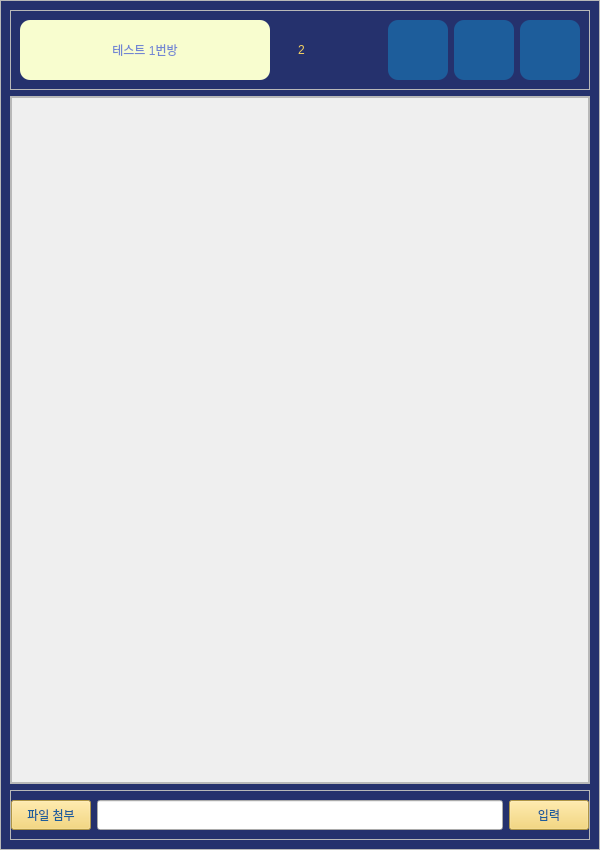
<?xml version="1.0" encoding="UTF-8"?>
<ui version="4.0">
 <class>talk_room_widget</class>
 <widget class="QWidget" name="talk_room_widget">
  <property name="geometry">
   <rect>
    <x>0</x>
    <y>0</y>
    <width>600</width>
    <height>850</height>
   </rect>
  </property>
  <property name="windowTitle">
   <string>Form</string>
  </property>
  <property name="styleSheet">
   <string notr="true">#talk_room_widget {
	background-color: #25316D;
	color: #1D5D9B;
}


QLabel{
	color: #1D5D9B;
	font: bold 16pt &quot;나눔고딕&quot;;
}

QPushButton{
	background-color:#F4D160;
	color: #1D5D9B;
	font: bold 12pt &quot;나눔고딕&quot;;
}

QPushButton:hover{
	background-color:#FFFF9D;
}

QPushButton:pressed{
	background-color:#FEF5AC;
}

#header_frame QPushButton
{
	background-color:#1D5D9B;
	border-radius:10px;
}

#header_frame QPushButton:hover
{
	background-color:#B0DAFF;
}

#header_frame QPushButton:pressed
{
	background-color:#9AC5F4;
}

#widget_title_wrapper{
	background-color:#F8FDCF;
	border-radius:10px;
}


#widget_title_wrapper #label_member_count{
	color: #453C67;
}
#header_frame #label_member_count:hover{
	color: #FBEEAC
}


#label_title{
	font: bold 20pt &quot;나눔고딕&quot;;
	color: #7286D3;
}
#label_member_count{
	font: bold 15pt &quot;나눔고딕&quot;;
	color: #F4D160;
}

QLineEdit{
	color: #1D5D9B;
	font: bold 12pt &quot;나눔고딕&quot;;
}
</string>
  </property>
  <layout class="QVBoxLayout" name="verticalLayout">
   <property name="spacing">
    <number>0</number>
   </property>
   <property name="leftMargin">
    <number>0</number>
   </property>
   <property name="topMargin">
    <number>0</number>
   </property>
   <property name="rightMargin">
    <number>0</number>
   </property>
   <property name="bottomMargin">
    <number>0</number>
   </property>
   <item>
    <widget class="QFrame" name="frame_3">
     <property name="frameShape">
      <enum>QFrame::StyledPanel</enum>
     </property>
     <property name="frameShadow">
      <enum>QFrame::Raised</enum>
     </property>
     <layout class="QVBoxLayout" name="verticalLayout_3">
      <item>
       <widget class="QFrame" name="header_frame">
        <property name="frameShape">
         <enum>QFrame::StyledPanel</enum>
        </property>
        <property name="frameShadow">
         <enum>QFrame::Raised</enum>
        </property>
        <layout class="QHBoxLayout" name="horizontalLayout_2">
         <item>
          <widget class="QWidget" name="widget_title_wrapper" native="true">
           <property name="minimumSize">
            <size>
             <width>250</width>
             <height>0</height>
            </size>
           </property>
           <layout class="QHBoxLayout" name="horizontalLayout_3">
            <item>
             <widget class="QLabel" name="label_title">
              <property name="text">
               <string>테스트 1번방</string>
              </property>
              <property name="alignment">
               <set>Qt::AlignCenter</set>
              </property>
             </widget>
            </item>
           </layout>
          </widget>
         </item>
         <item>
          <widget class="QWidget" name="widget_member_count" native="true">
           <layout class="QHBoxLayout" name="horizontalLayout">
            <item>
             <widget class="QLabel" name="label_member_icon">
              <property name="text">
               <string/>
              </property>
              <property name="pixmap">
               <pixmap resource="../src_img/my_qrc.qrc">:/newPrefix/user.svg</pixmap>
              </property>
             </widget>
            </item>
            <item>
             <widget class="QLabel" name="label_member_count">
              <property name="text">
               <string>2</string>
              </property>
             </widget>
            </item>
           </layout>
          </widget>
         </item>
         <item>
          <spacer name="horizontalSpacer">
           <property name="orientation">
            <enum>Qt::Horizontal</enum>
           </property>
           <property name="sizeHint" stdset="0">
            <size>
             <width>40</width>
             <height>20</height>
            </size>
           </property>
          </spacer>
         </item>
         <item>
          <widget class="QPushButton" name="btn_member_plus">
           <property name="minimumSize">
            <size>
             <width>60</width>
             <height>60</height>
            </size>
           </property>
           <property name="maximumSize">
            <size>
             <width>60</width>
             <height>60</height>
            </size>
           </property>
           <property name="text">
            <string/>
           </property>
           <property name="icon">
            <iconset resource="../src_img/my_qrc.qrc">
             <normaloff>:/newPrefix/user-plus.svg</normaloff>:/newPrefix/user-plus.svg</iconset>
           </property>
           <property name="iconSize">
            <size>
             <width>40</width>
             <height>40</height>
            </size>
           </property>
          </widget>
         </item>
         <item>
          <widget class="QPushButton" name="btn_member_minus">
           <property name="minimumSize">
            <size>
             <width>60</width>
             <height>60</height>
            </size>
           </property>
           <property name="maximumSize">
            <size>
             <width>60</width>
             <height>60</height>
            </size>
           </property>
           <property name="text">
            <string/>
           </property>
           <property name="icon">
            <iconset resource="../src_img/my_qrc.qrc">
             <normaloff>:/newPrefix/log-out.svg</normaloff>:/newPrefix/log-out.svg</iconset>
           </property>
           <property name="iconSize">
            <size>
             <width>40</width>
             <height>40</height>
            </size>
           </property>
          </widget>
         </item>
         <item>
          <widget class="QPushButton" name="btn_flist_close">
           <property name="minimumSize">
            <size>
             <width>60</width>
             <height>60</height>
            </size>
           </property>
           <property name="maximumSize">
            <size>
             <width>60</width>
             <height>60</height>
            </size>
           </property>
           <property name="text">
            <string/>
           </property>
           <property name="icon">
            <iconset resource="../src_img/my_qrc.qrc">
             <normaloff>:/newPrefix/x-yellow.svg</normaloff>:/newPrefix/x-yellow.svg</iconset>
           </property>
           <property name="iconSize">
            <size>
             <width>40</width>
             <height>40</height>
            </size>
           </property>
          </widget>
         </item>
        </layout>
       </widget>
      </item>
      <item>
       <widget class="QFrame" name="frame_11">
        <property name="sizePolicy">
         <sizepolicy hsizetype="Preferred" vsizetype="Preferred">
          <horstretch>0</horstretch>
          <verstretch>1</verstretch>
         </sizepolicy>
        </property>
        <property name="frameShape">
         <enum>QFrame::StyledPanel</enum>
        </property>
        <property name="frameShadow">
         <enum>QFrame::Raised</enum>
        </property>
        <layout class="QHBoxLayout" name="horizontalLayout_9">
         <property name="leftMargin">
          <number>0</number>
         </property>
         <property name="topMargin">
          <number>0</number>
         </property>
         <property name="rightMargin">
          <number>0</number>
         </property>
         <property name="bottomMargin">
          <number>0</number>
         </property>
         <item>
          <widget class="QScrollArea" name="scrollArea">
           <property name="widgetResizable">
            <bool>true</bool>
           </property>
           <widget class="QWidget" name="chatting_area">
            <property name="geometry">
             <rect>
              <x>0</x>
              <y>0</y>
              <width>576</width>
              <height>684</height>
             </rect>
            </property>
            <layout class="QVBoxLayout" name="verticalLayout_2">
             <item>
              <widget class="QWidget" name="widget" native="true">
               <property name="styleSheet">
                <string notr="true"/>
               </property>
               <layout class="QVBoxLayout" name="verticalLayout_4"/>
              </widget>
             </item>
             <item>
              <widget class="QWidget" name="widget_2" native="true">
               <layout class="QVBoxLayout" name="verticalLayout_5">
                <item>
                 <spacer name="verticalSpacer">
                  <property name="orientation">
                   <enum>Qt::Vertical</enum>
                  </property>
                  <property name="sizeHint" stdset="0">
                   <size>
                    <width>20</width>
                    <height>640</height>
                   </size>
                  </property>
                 </spacer>
                </item>
               </layout>
              </widget>
             </item>
            </layout>
           </widget>
          </widget>
         </item>
        </layout>
       </widget>
      </item>
      <item>
       <widget class="QFrame" name="frame_9">
        <property name="minimumSize">
         <size>
          <width>0</width>
          <height>50</height>
         </size>
        </property>
        <property name="maximumSize">
         <size>
          <width>16777215</width>
          <height>50</height>
         </size>
        </property>
        <property name="frameShape">
         <enum>QFrame::StyledPanel</enum>
        </property>
        <property name="frameShadow">
         <enum>QFrame::Raised</enum>
        </property>
        <layout class="QHBoxLayout" name="horizontalLayout_10">
         <property name="leftMargin">
          <number>0</number>
         </property>
         <property name="topMargin">
          <number>0</number>
         </property>
         <property name="rightMargin">
          <number>0</number>
         </property>
         <property name="bottomMargin">
          <number>0</number>
         </property>
         <item>
          <widget class="QPushButton" name="btn_transfer_file">
           <property name="sizePolicy">
            <sizepolicy hsizetype="Minimum" vsizetype="Expanding">
             <horstretch>0</horstretch>
             <verstretch>0</verstretch>
            </sizepolicy>
           </property>
           <property name="minimumSize">
            <size>
             <width>0</width>
             <height>30</height>
            </size>
           </property>
           <property name="maximumSize">
            <size>
             <width>16777215</width>
             <height>30</height>
            </size>
           </property>
           <property name="text">
            <string>파일 첨부</string>
           </property>
          </widget>
         </item>
         <item>
          <widget class="QLineEdit" name="user_chatting_lineedit">
           <property name="minimumSize">
            <size>
             <width>0</width>
             <height>30</height>
            </size>
           </property>
           <property name="clearButtonEnabled">
            <bool>false</bool>
           </property>
          </widget>
         </item>
         <item>
          <widget class="QPushButton" name="btn_chat_enter">
           <property name="sizePolicy">
            <sizepolicy hsizetype="Minimum" vsizetype="Expanding">
             <horstretch>0</horstretch>
             <verstretch>0</verstretch>
            </sizepolicy>
           </property>
           <property name="minimumSize">
            <size>
             <width>0</width>
             <height>30</height>
            </size>
           </property>
           <property name="maximumSize">
            <size>
             <width>16777215</width>
             <height>30</height>
            </size>
           </property>
           <property name="text">
            <string>입력</string>
           </property>
          </widget>
         </item>
        </layout>
       </widget>
      </item>
     </layout>
    </widget>
   </item>
  </layout>
 </widget>
 <resources>
  <include location="../src_img/my_qrc.qrc"/>
 </resources>
 <connections/>
</ui>
